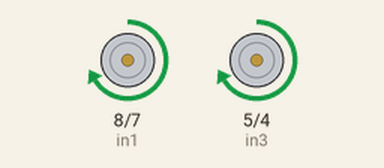
A sketch run on a simulated Arduino Uno, built with avr-gcc and run on an emulated ATmega328P. On the bench: motor-driver pin pairs drawn as motors (green arrow = first pin HIGH = forward, orange = second pin HIGH = backward, longer = more drive, scaled by the enable pin).

Above: at 1.0 s.
At 4.5 s:
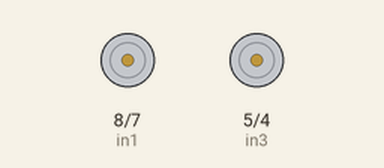
At 19.2 s:
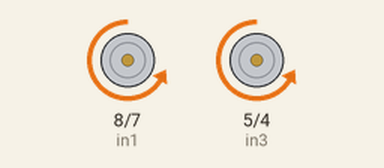
Timing chart, 0 to 21.1 s (numbered marks = the images above):
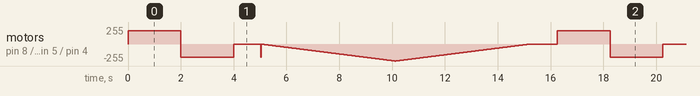

The sketch:

motor_test.ino.ino
```cpp
/*
L298N Motor Demonstration
L298N-Motor-Demo.ino
Demonstrates functions of L298N Motor Controller
DroneBot Workshop 2017
http://dronebotworkshop.com
*/
// Motor A
int enA = 9;
int in1 = 8;
int in2 = 7;
// Motor B
int enB = 3;
int in3 = 5;
int in4 = 4;
void setup()
{
 // Set all the motor control pins to outputs
 pinMode(enA, OUTPUT);
 pinMode(enB, OUTPUT);
 pinMode(in1, OUTPUT);
 pinMode(in2, OUTPUT);
 pinMode(in3, OUTPUT);
 pinMode(in4, OUTPUT);
}
void demoOne()
{
 // This function will run the motors in both directions at a fixed speed
 // Turn on motor A
 digitalWrite(in1, HIGH);
 digitalWrite(in2, LOW);
 // Set speed to 200 out of possible range 0~255
 analogWrite(enA, 200);
 // Turn on motor B
 digitalWrite(in3, HIGH);
 digitalWrite(in4, LOW);
 // Set speed to 200 out of possible range 0~255
 analogWrite(enB, 200);
 delay(2000);
 // Now change motor directions
 digitalWrite(in1, LOW);
 digitalWrite(in2, HIGH);
 digitalWrite(in3, LOW);
 digitalWrite(in4, HIGH);
 delay(2000);
 // Now turn off motors
 digitalWrite(in1, LOW);
 digitalWrite(in2, LOW);
 digitalWrite(in3, LOW);
 digitalWrite(in4, LOW);
}
void demoTwo()
{
 // This function will run the motors across the range of possible speeds
 // Note that maximum speed is determined by the motor itself and the
 // Turn on motors
 digitalWrite(in1, LOW);
 digitalWrite(in2, HIGH);
 digitalWrite(in3, LOW);
 digitalWrite(in4, HIGH);
 // Accelerate from zero to maximum speed
 for (int i = 0; i < 256; i++)
 {
 analogWrite(enA, i);
 analogWrite(enB, i);
 delay(20);
 }
 // Decelerate from maximum speed to zero
 for (int i = 255; i >= 0; --i)
 {
 analogWrite(enA, i);
 analogWrite(enB, i);
 delay(20);
 }
 // Now turn off motors
 digitalWrite(in1, LOW);
 digitalWrite(in2, LOW);
 digitalWrite(in3, LOW);
 digitalWrite(in4, LOW);
}
void loop()
{
 demoOne();
 delay(1000);
 demoTwo();
 delay(1000);
}
```
